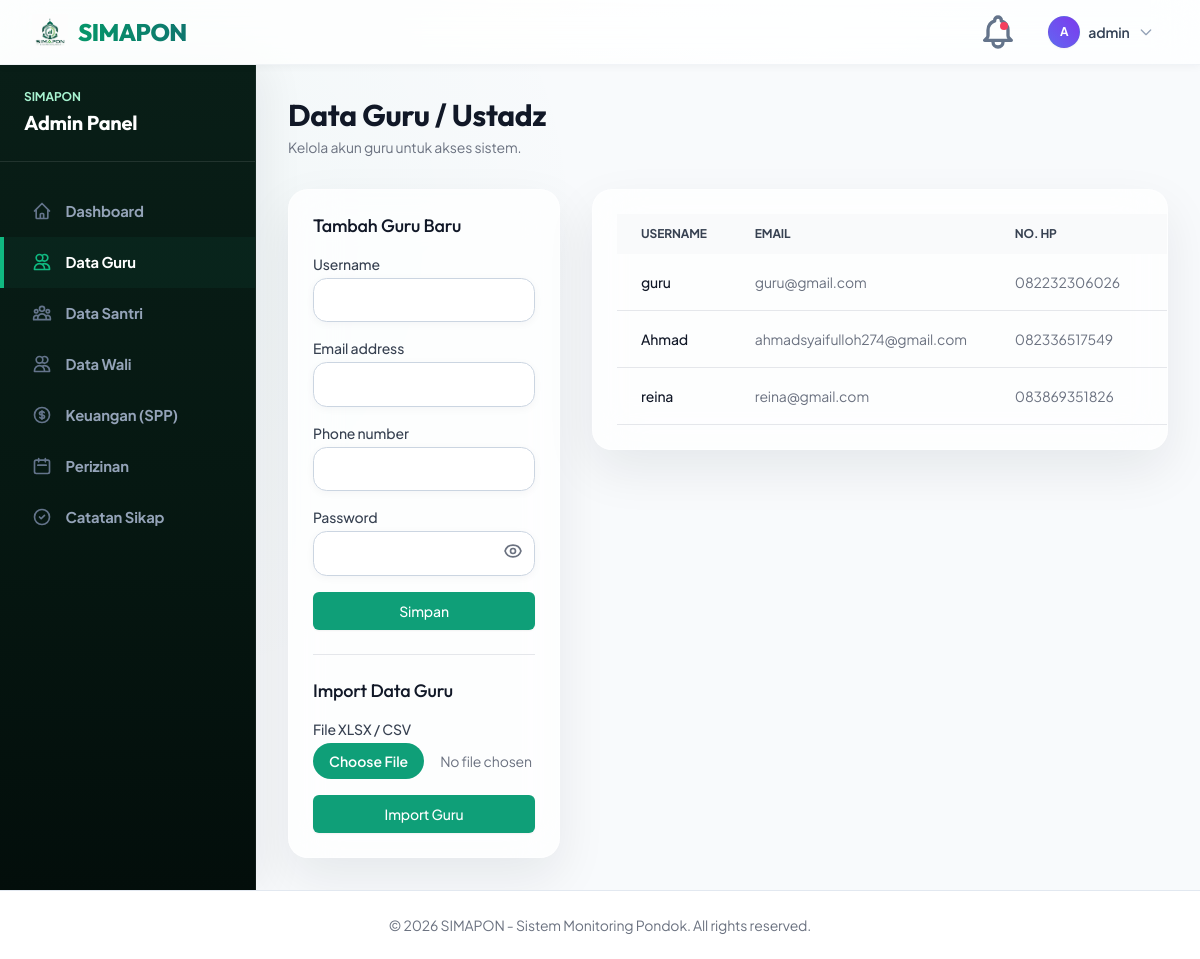
The page /dashboard/admin/guru/ (signed in) on the database its author committed.
### users/models.py (models this page shows, shortened)
class User(AbstractUser):
    is_admin = models.BooleanField(default=False)
    is_guru = models.BooleanField(default=False)
    is_parent = models.BooleanField(default=False)
    phone_number = models.CharField(max_length=15, blank=True, null=True)
    profile_picture = models.ImageField(upload_to=get_profile_upload_path, blank=True, null=True, verbose_name="Foto Profil")
    class Meta:
        db_table = 'simapon_user'

### users/views.py (the view, shortened to what this page needs)
# urls.py: path('dashboard/admin/guru/', views.admin_guru_list, name='admin_guru_list'),
@login_required
def admin_guru_list(request):
    if not (request.user.is_admin or request.user.is_staff):
        return redirect('dashboard')
    form = GuruRegistrationForm()
    import_form = ImportFileForm()
    gurus = User.objects.filter(is_guru=True)
    return render(request, 'dashboards/admin/guru.html', {'gurus': gurus, 'form': form, 'import_form': import_form})

### users/forms.py
class GuruRegistrationForm(forms.ModelForm):
    password = forms.CharField(widget=forms.PasswordInput, label="Password")
    class Meta:
        model = User
        fields = ['username', 'email', 'phone_number']
    def __init__(self, *args, **kwargs):
        super().__init__(*args, **kwargs)
        for field in self.fields.values():
            field.widget.attrs.setdefault('class', 'form-control')

class ImportFileForm(forms.Form):
    xlsx_file = forms.FileField(label="Upload Data (.xlsx/.csv)")
    def __init__(self, *args, **kwargs):
        super().__init__(*args, **kwargs)
        self.fields['xlsx_file'].widget.attrs.update({'class': 'form-control', 'accept': '.xlsx,.csv'})

### users/context_processors.py (called while the page is built)
def notifications_processor(request):
    if request.user.is_authenticated:
        latest_notifications = request.user.notifications.all()[:10]
        unread_count = request.user.notifications.filter(is_read=False).count()
        return {
            'latest_notifications': latest_notifications,
            'unread_notifications_count': unread_count,
        }
    return {}

### templates/dashboards/admin/guru.html (shortened to what this page needs)
{% extends 'dashboards/admin/base.html' %} {% block admin_content %}
<div class="mb-8 flex justify-between items-center">
  <div>
    <h2
      class="text-2xl font-bold leading-7 text-gray-900 sm:text-3xl sm:truncate"
    >
      Data Guru / Ustadz
    </h2>
    <p class="mt-1 text-sm text-gray-500">
      Kelola akun guru untuk akses sistem.
    </p>
  </div>
</div>
<div class="grid grid-cols-1 lg:grid-cols-3 gap-8">
  <div class="lg:col-span-1">
    <div class="bg-white shadow sm:rounded-lg">
      <div class="px-4 py-5 sm:p-6">
        <h3 class="text-lg leading-6 font-medium text-gray-900 mb-4">
          Tambah Guru Baru
        </h3>
        <form method="POST" class="space-y-4">
          {% csrf_token %} {% for field in form %}
          {% if field.name != 'password' %}
          <div>
            <label
              for="{{ field.id_for_label }}"
              class="block text-sm font-medium text-gray-700"
              >{{ field.label }}</label
            >
            <input
              type="{{ field.field.widget.input_type }}"
              name="{{ field.name }}"
              id="{{ field.id_for_label }}"
              class="mt-1 block w-full border border-gray-300 rounded-md shadow-sm py-2 px-3 focus:outline-none focus:ring-primary focus:border-primary sm:text-sm"
              required
            />
          </div>
          {% endif %}
          {% endfor %}
          <div>
            <label class="block text-sm font-medium text-gray-700"
              >Password</label
            >
            <div class="relative mt-1">
              <input
                type="password"
                id="guru_password_input"
                name="password"
                class="block w-full border border-gray-300 rounded-md shadow-sm py-2 px-3 pr-10 focus:outline-none focus:ring-primary focus:border-primary sm:text-sm"
                required
              />
              <button
                type="button"
                onclick="togglePasswordInput('guru_password_input', 'eye_icon')"
                class="absolute right-3 top-2.5 text-gray-500 hover:text-gray-700"
                title="Tampilkan/Sembunyikan Password"
              >
              </button>
            </div>
          </div>
          <button
            type="submit"
            class="w-full flex justify-center py-2 px-4 border border-transparent rounded-md shadow-sm text-sm font-medium text-white bg-primary hover:bg-secondary focus:outline-none focus:ring-2 focus:ring-offset-2 focus:ring-primary"
          >
            Simpan
          </button>
        </form>
        <div class="mt-6 border-t pt-6">
          <h3 class="text-lg leading-6 font-medium text-gray-900 mb-4">
            Import Data Guru
          </h3>
          <form method="POST" enctype="multipart/form-data" class="space-y-4">
            <div>
              <label class="block text-sm font-medium text-gray-700"
                >File XLSX / CSV</label
              >
              <input
                type="file"
                name="xlsx_file"
                accept=".xlsx,.csv"
                class="mt-1 block w-full text-sm text-gray-500 file:mr-4 file:py-2 file:px-4 file:rounded-full file:border-0 file:text-sm file:font-semibold file:bg-primary file:text-white"
              />
            </div>
            <button
              type="submit"
              class="w-full flex justify-center py-2 px-4 border border-transparent rounded-md shadow-sm text-sm font-medium text-white bg-primary hover:bg-secondary focus:outline-none focus:ring-2 focus:ring-offset-2 focus:ring-primary"
            >
              Import Guru
            </button>
          </form>
        </div>
      </div>
    </div>
  </div>
  <div class="lg:col-span-2">
    <div class="bg-white shadow sm:rounded-lg overflow-hidden">
      <div class="p-6">
        <table class="datatable w-full text-left text-sm text-gray-500">
          <thead class="text-xs text-gray-700 uppercase bg-gray-50">
            <tr>
              <th class="px-6 py-3">Username</th>
              <th class="px-6 py-3">Email</th>
              <th class="px-6 py-3">No. HP</th>
              <th class="px-6 py-3">Aksi</th>
            </tr>
          </thead>
          <tbody>
            {% for guru in gurus %}
            <tr class="border-b hover:bg-gray-50">
              <td class="px-6 py-4 font-medium text-gray-900">
                {{ guru.username }}
              </td>
              <td class="px-6 py-4">{{ guru.email }}</td>
              <td class="px-6 py-4">{{ guru.phone_number|default:"-" }}</td>
              <td class="px-6 py-4">
              </td>
            </tr>
            {% endfor %}
          </tbody>
        </table>
      </div>
    </div>
  </div>
</div>
{% endblock %}

### templates/base.html (shortened to what this page needs)
<!doctype html>
{% load static %}
<html lang="id">
  <head>
    <script src="https://cdn.tailwindcss.com"></script>
    <link
      href="https://cdn.jsdelivr.net/npm/simple-datatables@latest/dist/style.css"
      rel="stylesheet"
      type="text/css"
    />
    <link href="{% static 'css/simapon.css' %}" rel="stylesheet" />
  </head>
  <body class="text-slate-800 antialiased min-h-screen flex flex-col font-sans">
    <nav class="app-navbar w-full z-30 top-0 sticky">
      <div class="max-w-7xl mx-auto px-4 sm:px-6 lg:px-8">
        <div class="flex justify-between h-16">
          <div class="flex items-center">
            <a
              href="{% url 'landing' %}"
              class="flex-shrink-0 flex items-center gap-2.5 group"
            >
              <img
                src="{% static 'logo-simapon.png' %}"
                alt="SIMAPON Logo"
                class="h-9 w-auto object-contain transition-transform duration-300 group-hover:scale-105"
              />
              <span class="font-extrabold text-2xl tracking-tight font-display bg-gradient-to-r from-emerald-600 to-teal-700 bg-clip-text text-transparent"
                >SIMAPON</span
              >
            </a>
          </div>
          <div class="flex items-center gap-2 sm:gap-4">
            {% if user.is_authenticated %}
            <div class="relative group" id="notification-dropdown">
              <button
                class="nav-link flex items-center justify-center w-10 h-10 rounded-lg p-0 relative hover:bg-slate-100 transition-colors"
                type="button"
                id="notification-bell-btn"
                title="Notifikasi"
              >
                {% if unread_notifications_count > 0 %}
                <span class="absolute top-2.5 right-2.5 block h-2 w-2 rounded-full bg-rose-500" id="notif-badge"></span>
                {% endif %}
              </button>
            </div>
            <div class="relative group">
              <button
                class="nav-account flex items-center gap-2 group"
                type="button"
              >
                {% if user.profile_picture %}
                  <img src="{{ user.profile_picture.url }}" alt="{{ user.username }}" class="w-8 h-8 rounded-full object-cover shadow-sm border border-emerald-500/10 transition-transform duration-300 group-hover:scale-105">
                {% else %}
                  <div class="w-8 h-8 rounded-full flex items-center justify-center font-bold text-xs text-white shadow-sm border border-emerald-500/10 transition-transform duration-300 group-hover:scale-105
                    {% if user.is_admin %}
                      bg-gradient-to-tr from-indigo-500 to-violet-600
                    {% elif user.is_guru %}
                      bg-gradient-to-tr from-emerald-400 to-teal-600
                    {% else %}
                      bg-gradient-to-tr from-sky-400 to-blue-600
                    {% endif %}">
                    {{ user.username|slice:":1"|upper }}
                  </div>
                {% endif %}
                <span class="truncate max-w-32 sm:max-w-none text-slate-700 font-semibold text-sm">
                  {% if user.username|length > 12 %}
                    {{ user.username|slice:":12" }}...
                  {% else %}
                    {{ user.username }}
                  {% endif %}
                </span>
                <svg
                  class="w-4 h-4 text-slate-400 group-hover:text-slate-700 transition-colors"
                  fill="none"
                  stroke="currentColor"
                  viewBox="0 0 24 24"
                >
                  <path
                    stroke-linecap="round"
                    stroke-linejoin="round"
                    stroke-width="2"
                    d="M19 9l-7 7-7-7"
                  ></path>
                </svg>
              </button>
            </div>
            {% endif %}
          </div>
        </div>
      </div>
    </nav>
    <main class="flex-grow">
      {% block content %} {% endblock %}
    </main>
    <footer class="bg-white border-t border-slate-200 mt-auto">
      <div class="max-w-7xl mx-auto py-6 px-4 sm:px-6 lg:px-8">
        <p class="text-center text-sm text-gray-500">
          &copy; {% now "Y" %} SIMAPON - Sistem Monitoring Pondok. All rights
          reserved.
        </p>
      </div>
    </footer>
  </body>
</html>

### static/css/simapon.css (style rules this page uses)
:root { color-scheme: light; --primary-h: 162; --primary-s: 84%; --primary-l: 32%; --primary: hsl(var(--primary-h), var(--primary-s), var(--primary-l)); --primary-light: hsl(var(--primary-h), var(--primary-s), 42%); --primary-dark: hsl(var(--primary-h), var(--primary-s), 20%); --secondary-h: 199; --secondary-s: 92%; --secondary-l: 48%; --secondary: hsl(var(--secondary-h), var(--secondary-s), var(--secondary-l)); --secondary-light: hsl(var(--secondary-h), var(--secondary-s), 60%); --ink: #0f172a; --muted: #475569; --line: rgba(148, 163, 184, 0.12); --surface: #f8fafc; --radius-lg: 1.25rem; --radius-md: 0.85rem; --shadow-sm: 0 2px 8px rgba(15, 23, 42, 0.04); --shadow-md: 0 10px 30px rgba(15, 23, 42, 0.05); --shadow-lg: 0 20px 50px rgba(15, 23, 42, 0.08); }
* { letter-spacing: -0.01em; box-sizing: border-box; }
body { min-height: 100vh; background: radial-gradient(circle at 10% 10%, hsla(var(--primary-h), var(--primary-s), var(--primary-l), 0.05), transparent 45rem), radial-gradient(circle at 90% 20%, hsla(var(--secondary-h), var(--secondary-s), var(--secondary-l), 0.04), transparent 40rem), linear-gradient(180deg, #ffffff 0%, var(--surface) 50%, #f1f5f9 100%); font-family: 'Plus Jakarta Sans', ui-sans-serif, system-ui, -apple-system, sans-serif; color: #334155; }
h1, h2, h3, h4, h5, h6, .font-display { font-family: 'Outfit', ui-sans-serif, system-ui, sans-serif; }
.app-navbar { background: rgba(255, 255, 255, 0.75); border-bottom: 1px solid var(--line); box-shadow: var(--shadow-sm); backdrop-filter: blur(20px); -webkit-backdrop-filter: blur(20px); transition: all 0.3s ease; }
.nav-link, .nav-account { display: inline-flex; align-items: center; min-height: 2.5rem; border-radius: var(--radius-md); padding: 0.5rem 0.9rem; color: #475569; font-size: 0.875rem; font-weight: 700; transition: all 0.2s cubic-bezier(0.4, 0, 0.2, 1); }
.app-panel, .bg-white.shadow, .bg-white.shadow-xl, .bg-white.overflow-hidden.shadow { border: 1px solid var(--line); box-shadow: var(--shadow-lg); border-radius: var(--radius-lg); transition: all 0.3s cubic-bezier(0.4, 0, 0.2, 1); background: #ffffff; }
input:not([type="checkbox"]):not([type="radio"]):not([type="file"]), select, textarea { width: 100%; border: 1px solid #cbd5e1; border-radius: var(--radius-md); background-color: #ffffff; padding: 0.7rem 0.9rem; color: var(--ink); font-size: 0.875rem; box-shadow: var(--shadow-sm); transition: all 0.2s cubic-bezier(0.4, 0, 0.2, 1); outline: none; }
input[type="file"] { max-width: 100%; }
table { border-collapse: separate; border-spacing: 0; width: 100%; }
thead th { white-space: nowrap; }
.app-panel, .bg-white.shadow, .bg-white.shadow-xl, .bg-white.overflow-hidden.shadow, .bg-white.shadow-md { background: rgba(255, 255, 255, 0.72) !important; backdrop-filter: blur(24px) !important; -webkit-backdrop-filter: blur(24px) !important; border: 1px solid rgba(255, 255, 255, 0.48) !important; box-shadow: var(--shadow-lg) !important; border-radius: var(--radius-lg) !important; transition: all 0.3s cubic-bezier(0.4, 0, 0.2, 1) !important; }

### rows shown on the page
User: username "A", username "admin"
User: username "guru", email "guru@gmail.com", phone_number "082232306026"
User: username "Ahmad", email "ahmadsyaifulloh274@gmail.com", phone_number "082336517549"
User: username "reina", email "reina@gmail.com", phone_number "083869351826"

### other values the page prints
{{ field.label }} "Username" "Email address" "Phone number"
